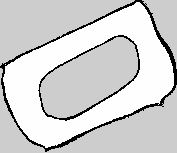
#> input picture maps/map_2025_05_07-19_47.pgm, 177 x 153 px
$ python extract_track_centerline_and_boundaries.py
#> lines starting #> are read from the running program, lines starting #| are printed output that depends on the picture; after the words box and inside, x2 and y2 are one past the last pixel; in counts of white or black regions, pixels touching at a corner belong together
import cv2
import yaml
import numpy as np
import matplotlib.pyplot as plt
from skimage.morphology import skeletonize
from skimage.util import invert

# === CONFIGURAÇÕES ===
map_pgm_path = "map_2025_05_07-19_47.pgm"
map_yaml_path = "map_2025_05_07-19_47.yaml"

# === FUNÇÃO: Carrega o mapa e parâmetros ===
def load_map(map_pgm_path, map_yaml_path):
#> called with map_pgm_path = 'map_2025_05_07-19_47.pgm', map_yaml_path = 'map_2025_05_07-19_47.yaml'
    with open(map_yaml_path, 'r') as f:
        map_metadata = yaml.safe_load(f)
    resolution = map_metadata['resolution']
    origin = map_metadata['origin']  # [x, y, theta]

    map_img = cv2.imread(map_pgm_path, cv2.IMREAD_GRAYSCALE)
#> map_img is the input picture: shape (153, 177); min 0, max 254, mean 209.1
    _, binary = cv2.threshold(map_img, 250, 255, cv2.THRESH_BINARY)
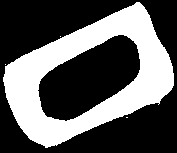
#> binary: shape (153, 177); 36.8% white; 4 white regions (3 under 20 px)

    # === Mostrar imagem com escala em metros ===
    height, width = map_img.shape
#> height = 153; width = 177
    extent = [
        origin[0],                    # min x (esq)
        origin[0] + width * resolution,  # max x (dir)
        origin[1],                    # min y (baixo)
        origin[1] + height * resolution  # max y (cima)
    ]
#> extent = [-3.24, 5.61, -0.891, 6.76]

    plt.figure(figsize=(10, 10))
    plt.imshow(map_img, cmap='gray', origin='lower', extent=extent)
    plt.xlabel("X (m)")
    plt.ylabel("Y (m)")
    plt.title("Mapa SLAM com escala real")
    plt.grid(True)
    plt.axis("equal")
    plt.show()

    return binary, resolution, origin

# === FUNÇÃO: Extrai skeleton (centerline) ===
def extract_centerline(binary_map):
    kernel = cv2.getStructuringElement(cv2.MORPH_ELLIPSE, (3,3))
    eroded = cv2.erode(binary_map, kernel)

    skeleton = skeletonize(invert(eroded // 255))  # Boolean
    return skeleton

# === FUNÇÃO: Extrai contornos (bordas) ===
def extract_boundaries(binary_map):
    contours, _ = cv2.findContours(binary_map, cv2.RETR_EXTERNAL, cv2.CHAIN_APPROX_SIMPLE)
    plt.figure(figsize=(10, 10))
    plt.imshow(binary_map, cmap='gray', origin='upper')  # origin 'upper' = pixel (0,0) no topo-esquerdo

    for contour in contours:
        contour = contour.reshape(-1, 2)  # (x, y) em pixels
        xs, ys = contour[:, 0], contour[:, 1]
        plt.plot(xs, ys, color='red', linewidth=1)

    plt.title("Contornos da pista (em pixels)")
    plt.xlabel("Coluna (pixel)")
    plt.ylabel("Linha (pixel)")
    plt.axis("equal")
    plt.grid(True)
    plt.show()
    return contours

# === FUNÇÃO: Converte coordenadas (px → mundo) ===
def pixel_to_world(i, j, resolution, origin):
    x = origin[0] + j * resolution
    y = origin[1] + i * resolution
    return (x, y)

# === MAIN ===
binary_map, resolution, origin = load_map(map_pgm_path, map_yaml_path)
#> resolution = 0.05; origin = [-3.24, -0.891, 0]


# Boundaries
contours = extract_boundaries(binary_map)  # Invert: obstáculos a branco
#> in extract_boundaries, `contours, _ = cv2.findContours(binary_map, cv2.RETR_EXTERNAL, cv2.CHAI..`: contours = 4 contours, 3 with area under 20; largest, box (x1, y1, x2, y2) and area: (3, 2, 174, 148) 15037
#> the loop in extract_boundaries, `for contour in contours:` made 4 passes
#> (xs, ys) on passes 2 to 3: ([5], [64]), ([60], [36])
#> (contour, xs, ys) on pass 1: ([[126, 117], [127, 117]], [126, 127], [117, 117])
#> in extract_boundaries, `plt.show()`:
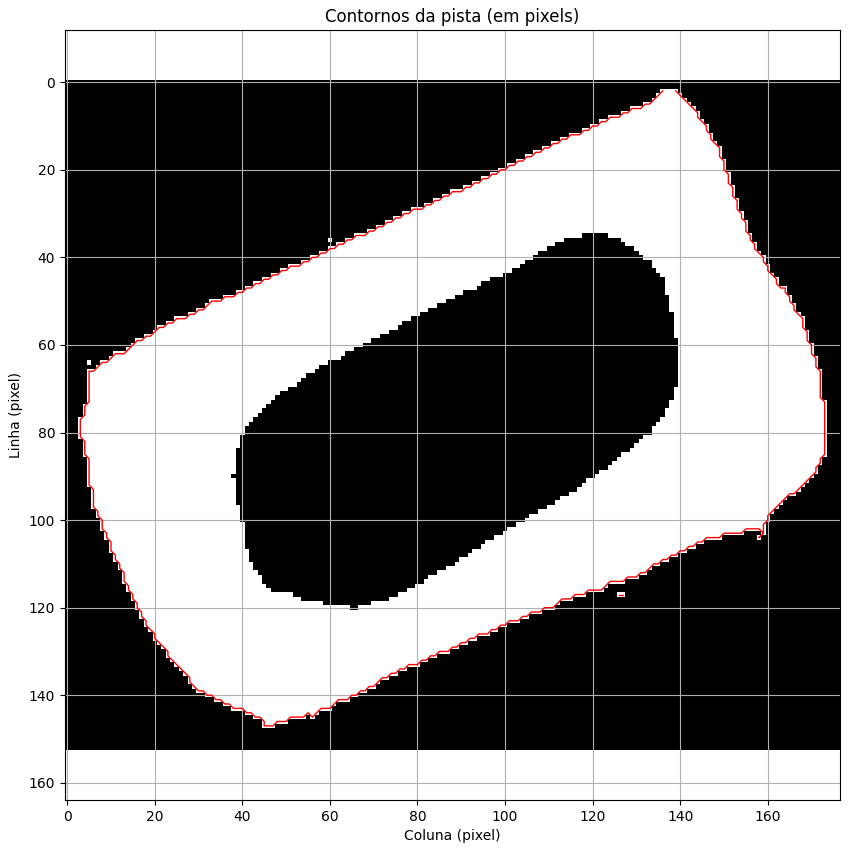
#> figure drawn by matplotlib, 1 panel
boundaries_world = []
for contour in contours:
    contour = contour.reshape(-1, 2)  # Garantir (x, y)
    world_pts = []
    for pt in contour:
        j, i = pt  # (coluna, linha)
        world_pts.append(pixel_to_world(i, j, resolution, origin))
    boundaries_world.append(world_pts)
#> this loop made 4 passes
#> contour on passes 1 to 3: [[126, 117], [127, 117]], [[5, 64]], [[60, 36]]
#> after the loop, boundaries_world = 4 items

# === PLOT ===
plt.figure(figsize=(10, 10))
plt.imshow(binary_map, cmap='gray')
#plt.scatter([j for i, j in skeleton_coords_px], [i for i, j in skeleton_coords_px], s=1, c='red', label='Centerline')
for contour in contours:
    contour = contour.squeeze()
#> (the run stopped early here; a loop or call above may not have finished)
